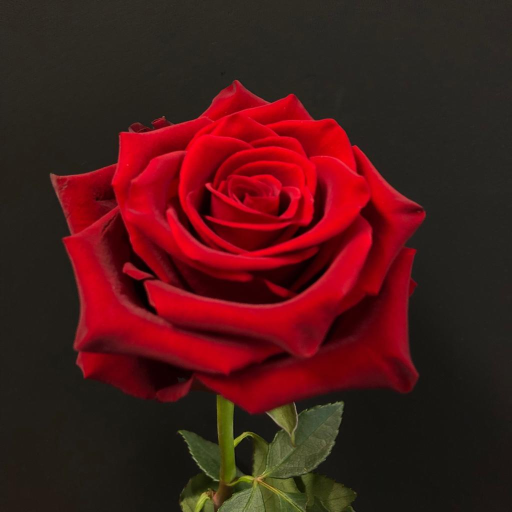
#> input picture BE Computer/Semester/Sem-VII/Image-Processing-n-Pattern-Recognition/IPPR-Lab/Histogram/Day1/pictures/rose.jpg, 1024 x 1024 px, found by its file name (shown at 1/2 size)
$ python image_mean.py   (older library calls are emulated)
#> lines starting #> are read from the running program, lines starting #| are printed output that depends on the picture
# Histogram Convolution and Correlation
# ============================Khom===================

# Mean of the Image

from cv2 import cv2
import numpy as np


rose = cv2.imread(r"C:\Users\ACER\Desktop\myProj\what-I-learnt-as-a-Computer-Engineering-Student\BE Computer\Semester\Sem-VII\Image-Processing-n-Pattern-Recognition\IPPR-Lab\Histogram\Day1\pictures\rose.jpg")
#> rose is the input picture: shape (1024, 1024, 3); mean B, G, R 25, 25.3, 74.4
rose = cv2.resize(rose, (800,600))  # Resizing the image
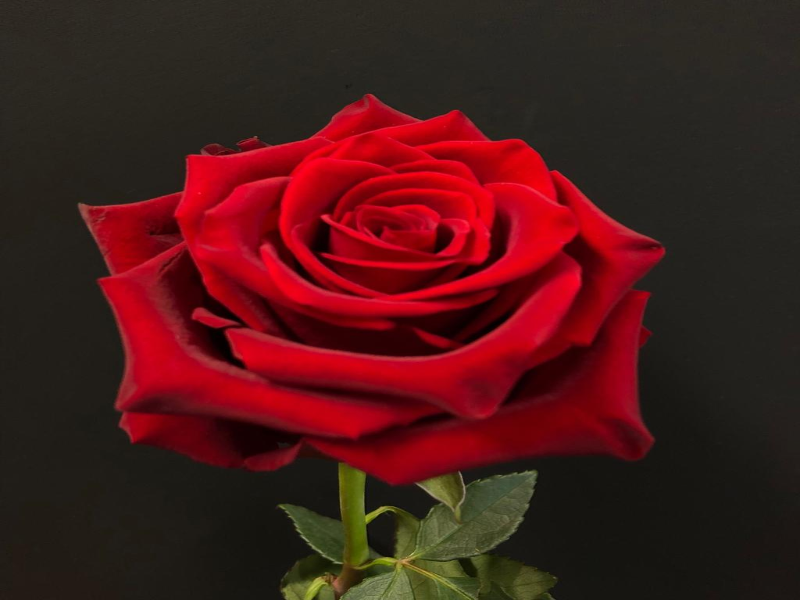
#> rose: shape (600, 800, 3); mean B, G, R 24.9, 25.3, 74.4

filt = np.array([(1,1,1,1,1), (1,1,1,1,1), (1,1,1,1,1), (1,1,1,1,1), (1,1,1,1,1)]) * (1/25)  # filter (5,5)
# filt = np.array([(1,1,1),(1,1,1),(1,1,1)]) * (1/9)  # filter (3,3)

S = rose.shape
#> S = (600, 800, 3)
F = filt.shape

roseGray = cv2.cvtColor(rose, cv2.COLOR_BGR2GRAY)  # binary conversion
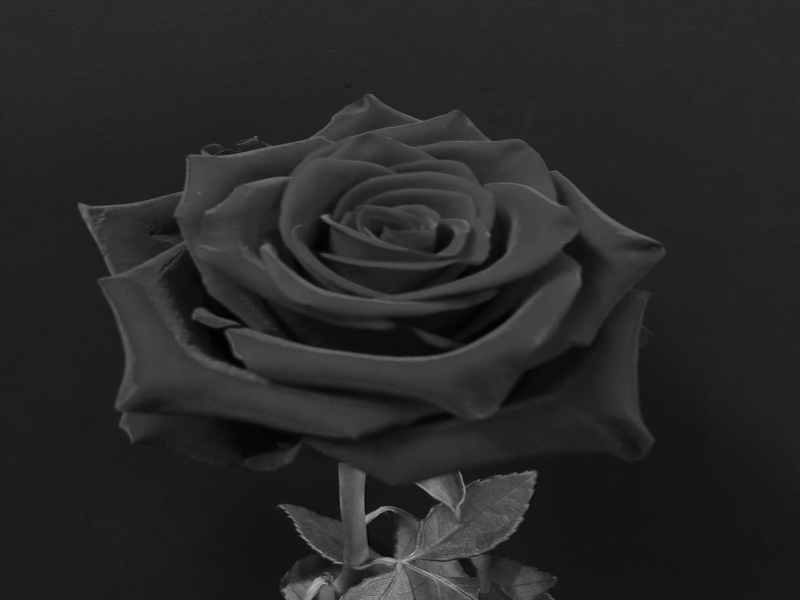
#> roseGray: shape (600, 800); min 1, max 187, mean 39.9
cv2.imshow('original', roseGray)


# Zero padding
# imageSize + kernelSize - 1
# as you increase the kernelSize the image blur also increases
R = S[0] + F[0] - 1
#> R = 604
C = S[1] + F[1] - 1
#> C = 804
Z = np.zeros((R, C))

for i in range(S[0]):
    for j in range(S[1]):
        Z[i+np.int((F[0] - 1)/2), j+np.int((F[1] - 1)/2)] = roseGray[i,j]

print(Z)
#> (printed output is left out)

for i in range(S[0]):
    for j in range(S[1]):
        k = Z[i:i+F[0], j:j+F[1]]
        l = np.sum(k*filt)
        roseGray[i,j] = l

cv2.imshow('final', roseGray)
cv2.waitKey(0)
